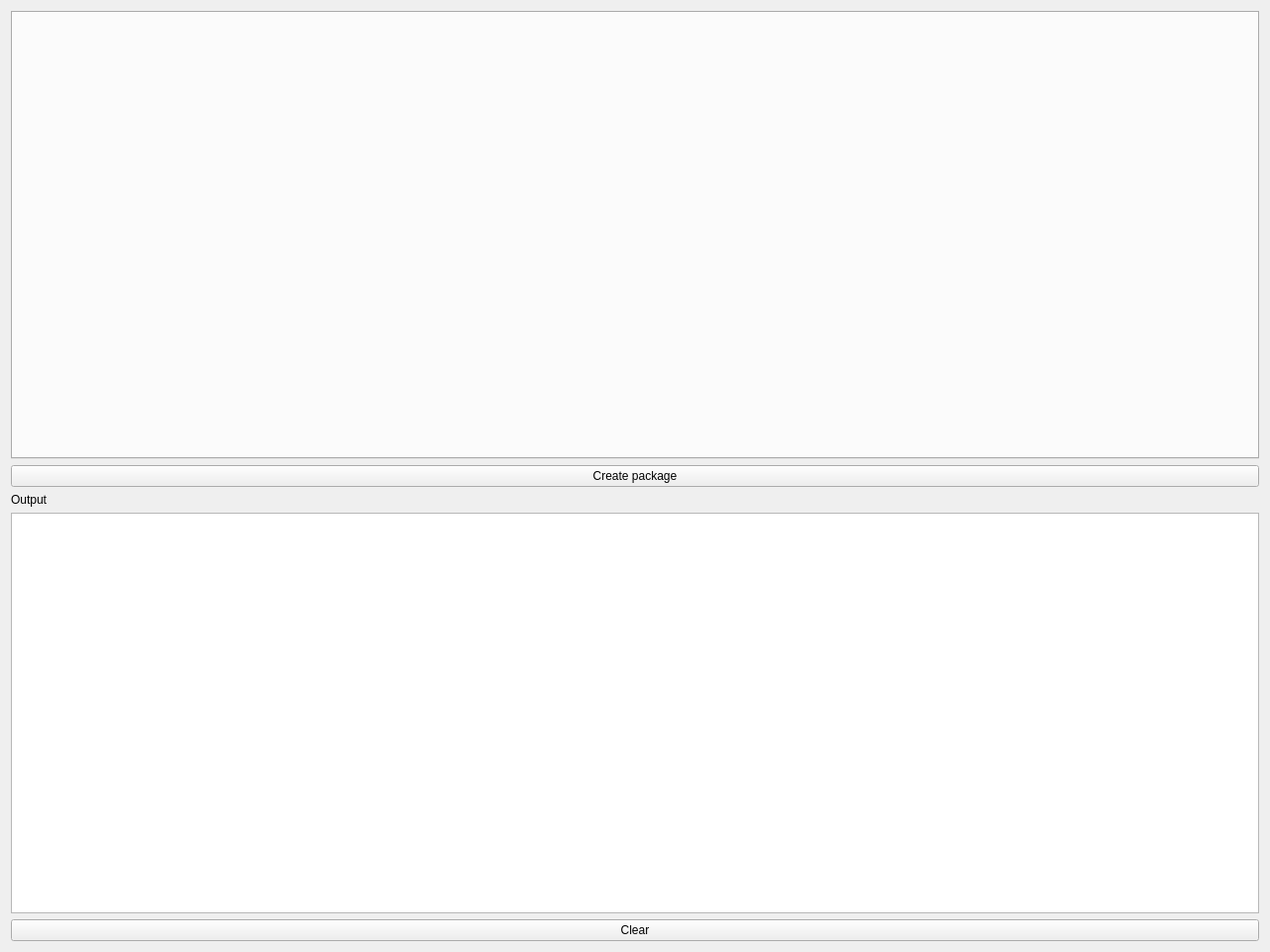
<?xml version="1.0" encoding="UTF-8"?>
<ui version="4.0">
 <class>pkgwindow</class>
 <widget class="QMainWindow" name="pkgwindow">
  <property name="geometry">
   <rect>
    <x>0</x>
    <y>0</y>
    <width>1280</width>
    <height>960</height>
   </rect>
  </property>
  <property name="windowTitle">
   <string>deb-creator</string>
  </property>
  <property name="windowIcon">
   <iconset resource="resource.qrc">
    <normaloff>:/resource/debcreator.png</normaloff>:/resource/debcreator.png</iconset>
  </property>
  <widget class="QWidget" name="centralWidget">
   <layout class="QVBoxLayout" name="verticalLayout_2">
    <item>
     <widget class="QTabWidget" name="tabWidget">
      <property name="currentIndex">
       <number>-1</number>
      </property>
     </widget>
    </item>
    <item>
     <widget class="QPushButton" name="btn_createpackage">
      <property name="text">
       <string>Create package</string>
      </property>
     </widget>
    </item>
    <item>
     <layout class="QVBoxLayout" name="verticalLayout">
      <item>
       <widget class="QLabel" name="lbl_output">
        <property name="text">
         <string>Output</string>
        </property>
       </widget>
      </item>
      <item>
       <widget class="QTextEdit" name="txt_output">
        <property name="lineWrapMode">
         <enum>QTextEdit::NoWrap</enum>
        </property>
        <property name="readOnly">
         <bool>true</bool>
        </property>
       </widget>
      </item>
      <item>
       <widget class="QPushButton" name="btn_clear">
        <property name="text">
         <string>Clear</string>
        </property>
       </widget>
      </item>
     </layout>
    </item>
   </layout>
  </widget>
 </widget>
 <layoutdefault spacing="6" margin="11"/>
 <resources>
  <include location="resource.qrc"/>
 </resources>
 <connections/>
</ui>
